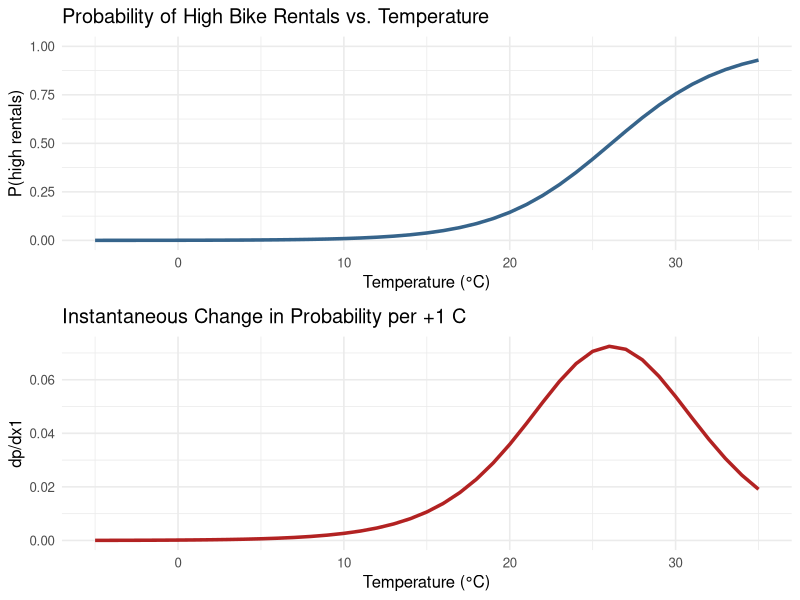

Write R code to recreate this figure.
# ---------------------------------------------
# Logistic-regression effect of temperature
# ---------------------------------------------
library(ggplot2)
library(gridExtra)

## coefficients
beta0 <- -8.52 + 0.9426783
beta1 <-  0.29

## temperature grid
Tseq <- -5:35
eta  <- beta0 + beta1 * Tseq
p    <- 1 / (1 + exp(-eta))                # predicted probability
dp   <- p * (1 - p) * beta1               # marginal effect

## data frame
df <- data.frame(
    temp = Tseq,
    prob = p,
    dprob_dT = dp
)

## plot
p1 = ggplot(df, aes(temp, prob)) +
    geom_line(color = "steelblue4", size = 1.2) +
    labs(
        x = "Temperature (°C)",
        y = "P(high rentals)",
        title = "Probability of High Bike Rentals vs. Temperature"
    ) + ylim(0,1) +
    theme_minimal(base_size = 12)

## plot marginal change
p2 = ggplot(df, aes(temp, dprob_dT)) +
    geom_line(color = "firebrick", size = 1.2) +
    labs(
        x = "Temperature (°C)",
        y = "dp/dx1",
        title = "Instantaneous Change in Probability per +1 C"
    ) +
    theme_minimal(base_size = 12)

g <- grid.arrange(p1, p2, nrow = 2)
ggsave("../figure/logistic_reg_bike_plot_marginal_effect.pdf", g, width = 6, height = 6)
